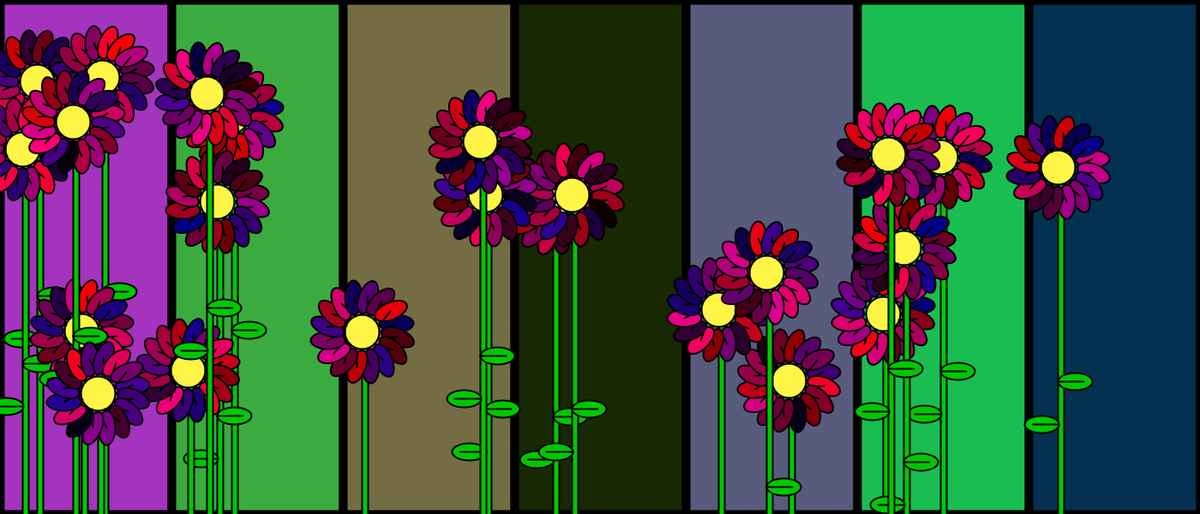
Frame 1 (no input)
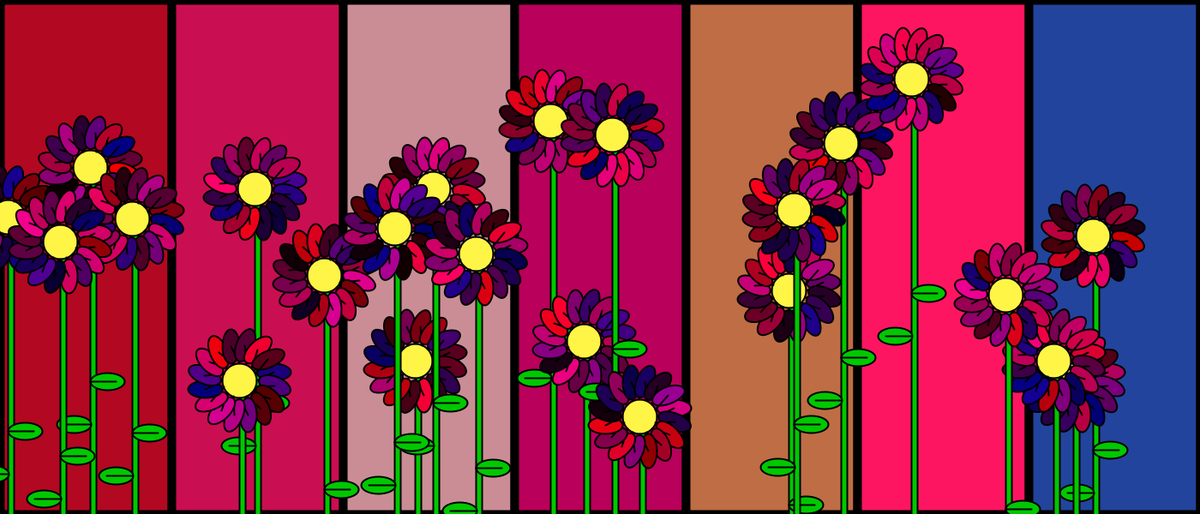
Frame 2 (the mouse pressed at the canvas centre, redrawn once)

The Processing sketch that drew these frames (run headless with seeded random() and noise(); the mouse was pressed at the canvas centre and the sketch redrawn once):

// Processing sketch: design_for
// ── design_for.pde
/* Assignment - 8

Selection and Repetition

ID: 00318934
Student Name: Patricia Antlitz
Professor: Ethel Schuster
Date: 4 November 2020
Class: CIS-140

Write a program that includes a set of functions to draw a design/character 
of your own. Your program should draw that design across the canvas, left to 
right, at least 20 times using a for loop. Your design must be visible as 
many times as it is specified in the for loop. Name your program 
design_for.pde.

This program runs by clicking on "start". It should print a background
of rectangles of random color, and 20 - 23 flowers placed at random width and 
height of random colors

I have used other sources, as detailed in my submitted source file. 

flower
https://www.openprocessing.org/sketch/946080
*/

// global variables for colors used
int yellow = color(255, 245, 70);
int black = color(0);
int green = color(0, 200, 0);
int brown = color(145, 91, 40);

// variable flowers set the number of flowers that will show on the screen
int flowers  = 23;
// variable yLoc and xLoc will set the location of each flowers
float[] yLoc = new float[flowers];
float[] xLoc = new float[flowers];

// setup function gives the basic settings to run the program
void setup(){
  // give a screen sized 1400px wide by 600px tall
  size(1400, 600);
}

// fuction draw will run the other function and functionalities of the program
void draw(){
  // call function back that has the setup for the screen background
  back();
  // removes the loop do the image does not change
  noLoop();
 
  /*for loop will loop the variable flowers and place it at a ramdom
  height and random width */
    for(int i = 0; i < flowers; i++){
    yLoc[i] = random(height/8, 13*height/16);
    xLoc[i] = random(width);
  }
  // calls function flower that draws the flowes
  flower();
}

// function back draws 7 ractangles on the background 
void back(){
  /* for loop loops the width of the page starting at 0 and adds 200px to 
  i making the rectangle 200px wide*/
  for(int i = 0; i <= width; i+=200){
    // adds a black border 
    stroke(black);
    // gives it a thickness of 10 px
      strokeWeight(10);
      // selects a random color for each rectangle
        fill(random(255), random(200), random(200));
        /* makes the rectangle start at the i value on the x axis, 0 on the 
        y axis and gives it a width of 200 and a height equals to the height
        of the page*/
       rect(i, 0, 200, height);
  }
}

void drawPetals(){
   // for loop to create 16 petals
    for(int i=0; i<16; i++){
      // gives it a random color from red to blue and variations
     fill(random(255), random(0), random(150));
     //petals
      ellipse(20, -20, 40, 20);
      //petal lines
       line(20, 0, 40, -10);
       // rotates the petals to the side
       rotate(PI/8);   
      }
}

// Function flower draws flowers on the screen at a random spot
void  flower(){
 // loops between the value of variable flowers 
  for(int j = 0; j < flowers; j++){
    /*push will "save" the current drawing to allow the change on the
    transformation of the style in the future*/
    push();
    // change the thickness of the stroke line to 2
      strokeWeight(2);
      // creating the flower steam, fill it with the color green
       fill(green);
       /* create a rectangle and place it at location xLoc and yLoc when in
       relation to "j", make it 7px thick and the height of the screen */
         rect(xLoc[j], yLoc[j], 7, height);
         // Steam leafs
          ellipse(xLoc[j]+20, yLoc[j]+250, 40, 20);
          ellipse(xLoc[j]-19, yLoc[j]+300, 40, 20);
         line(xLoc[j], yLoc[j]+300, xLoc[j]-30, yLoc[j]+300);
        line(xLoc[j], yLoc[j]+250, xLoc[j]+30, yLoc[j]+250);
        // Flower disk
       fill(yellow);
     ellipse(xLoc[j], yLoc[j], 40, 40);
    //motified the location of the ellipse parameter to the corner
    
   ellipseMode(CORNER);
   // translate the location of the flowers to the location of x and y loc
   translate(xLoc[j], yLoc[j]);  
   drawPetals();
      // restore previous drawing
      pop();
  } 
}

// end.
